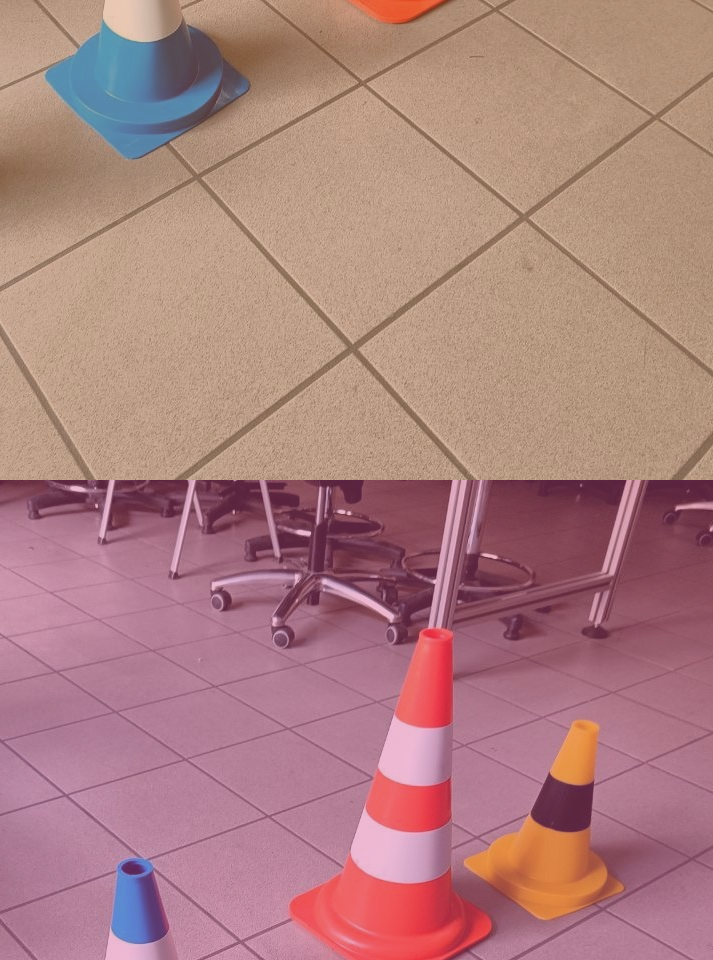
#> input picture project1/corrupted.png, 713 x 960 px
$ jupyter execute p1.ipynb   (shell and % lines are left out)
#> lines starting #> are read from the running program, lines starting #| are printed output that depends on the picture; after the words box and inside, x2 and y2 are one past the last pixel; in counts of white or black regions, pixels touching at a corner belong together
[cell 1]
import os
import cv2
import common
import numpy as np
from matplotlib import pyplot as plt
from skimage import img_as_float
from pathlib import Path

[cell 2]
def imshow_all(*images, titles=None, axis=None):
    images = [img_as_float(img) for img in images]

    if titles is None:
        titles = [''] * len(images)
    vmin = min(map(np.min, images))
    vmax = max(map(np.max, images))
    ncols = len(images)
    height = 5
    width = height * len(images)
    fig, axes = plt.subplots(nrows=1, ncols=ncols,
                             figsize=(width, height))
    if len(images)>1:
        for ax, img, label in zip(axes.ravel(), images, titles):
            ax.imshow(img, vmin=vmin, vmax=vmax)
            if axis is not None:
                ax.axis('off')
            ax.set_title(label)
    else:
        plt.imshow(images[0])

def cb(*images, cvtColor=None):
    for img in images:
        return cv2.cvtColor(img, cv2.COLOR_BGR2RGB)
def ch(*images, cvtColor=None):
    for img in images:
        return cv2.cvtColor(img, cv2.COLOR_BGR2HSV)
def cbgr(*images, cvtColor=None):
    for img in images:
        return cv2.cvtColor(img, cv2.COLOR_RGB2BGR)
def cg(*images, cvtColor=None):
    for img in images:
        return cv2.cvtColor(img, cv2.COLOR_BGR2GRAY)
def cbg(*images, cvtColor=None):
    for img in images:
        return cb(cg(cb(img)))

[cell 3]
# ORIGINALE
#   Y=541 X=128: [250, 158,  3]  --> conetto azzurro
#                [200, 144,  50]
#   Y=267 X=564: [40, 195, 240]  --> conetto aranc
#                [50, 166, 200]

def ff2(_img0,_a):
    _img = _img0.copy()
    (h,w) = _img.shape[0:2]
    for y in range(h):
        for x in range(w):
            _img[y,x] = _img[y,x] - _a
    return _img


img0 = cb(cv2.imread('corrupted.png'))
#> the loop in cb, `for img in images:` made 1 pass
(h,w)= img0.shape[0:2]
#> h = 960; w = 713
i8 = img0[int(h/2):h,0:w]
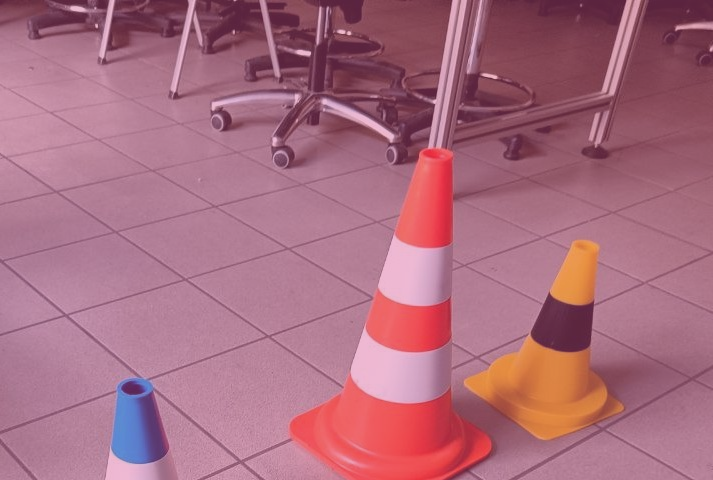
#> i8: shape (480, 713, 3); mean R, G, B 169.5, 108.4, 127.4
i9 = img0[0:int(h/2),0:w]
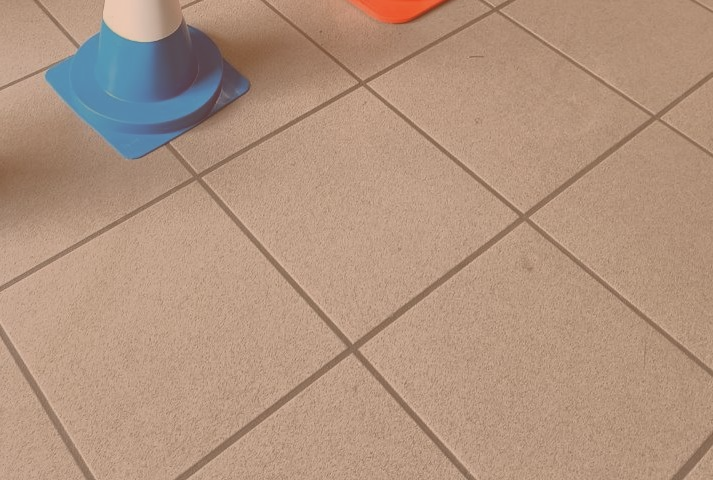
#> i9: shape (480, 713, 3); mean R, G, B 177.1, 147.8, 127.3
img2 = cv2.vconcat([i8, i9])
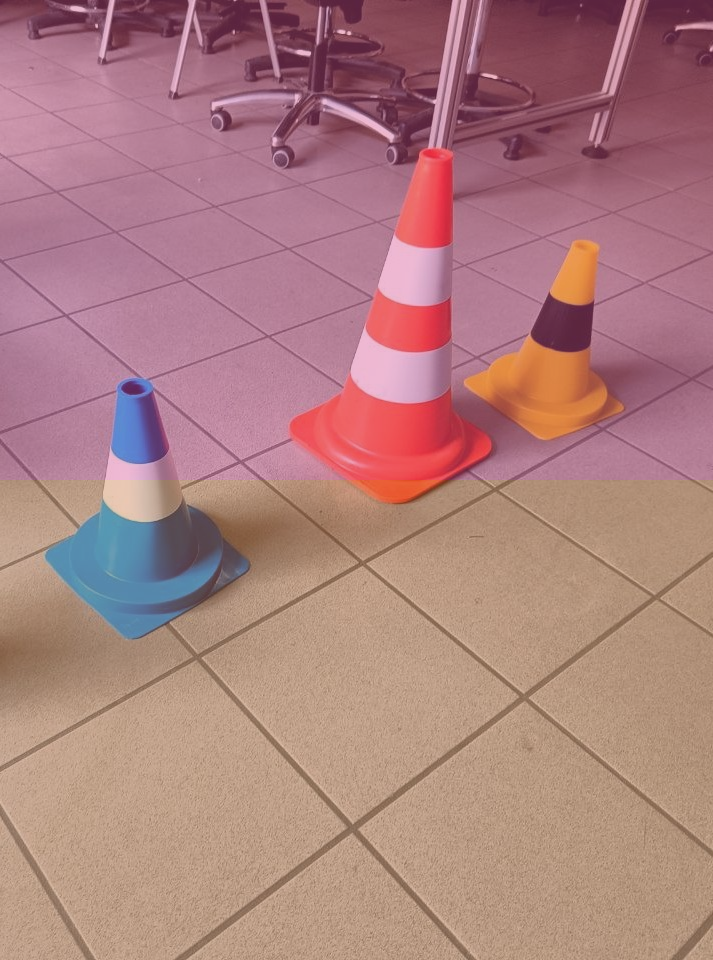
#> img2: shape (960, 713, 3); mean R, G, B 173.3, 128.1, 127.3

a1 = cbgr(img2)[541,128] - [200, 144,  50]
#> a1 = [-23, -1, 37]
a2 = cbgr(img2)[267,564] - [50, 166, 200]
#> a2 = [36, -16, 31]

i8cc = ff2(i8,np.flip(a2))
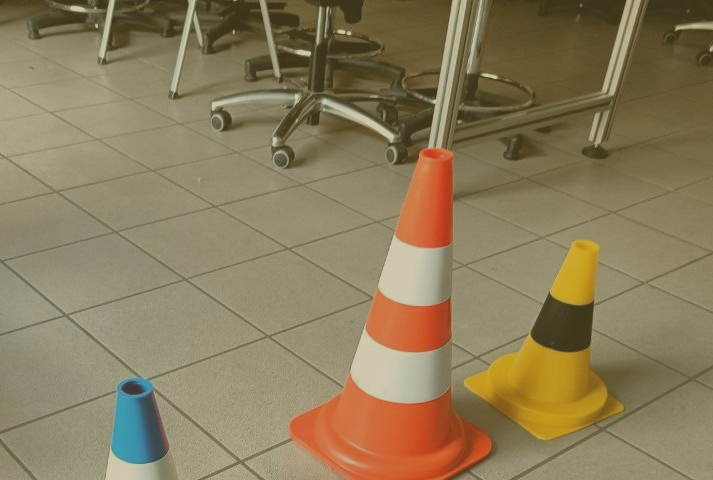
#> i8cc: shape (480, 713, 3); mean R, G, B 138.5, 124.4, 91.4
i9cc = ff2(i9,np.flip(a1))
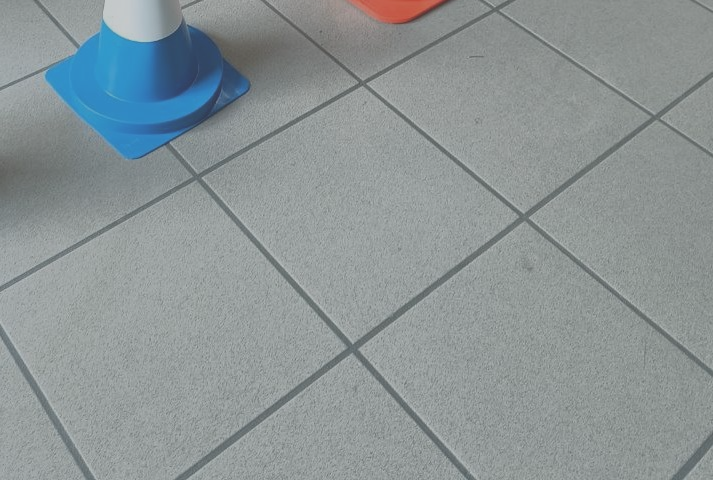
#> i9cc: shape (480, 713, 3); mean R, G, B 140.1, 148.8, 150.3

img2cc = cv2.vconcat([i8cc, i9cc])
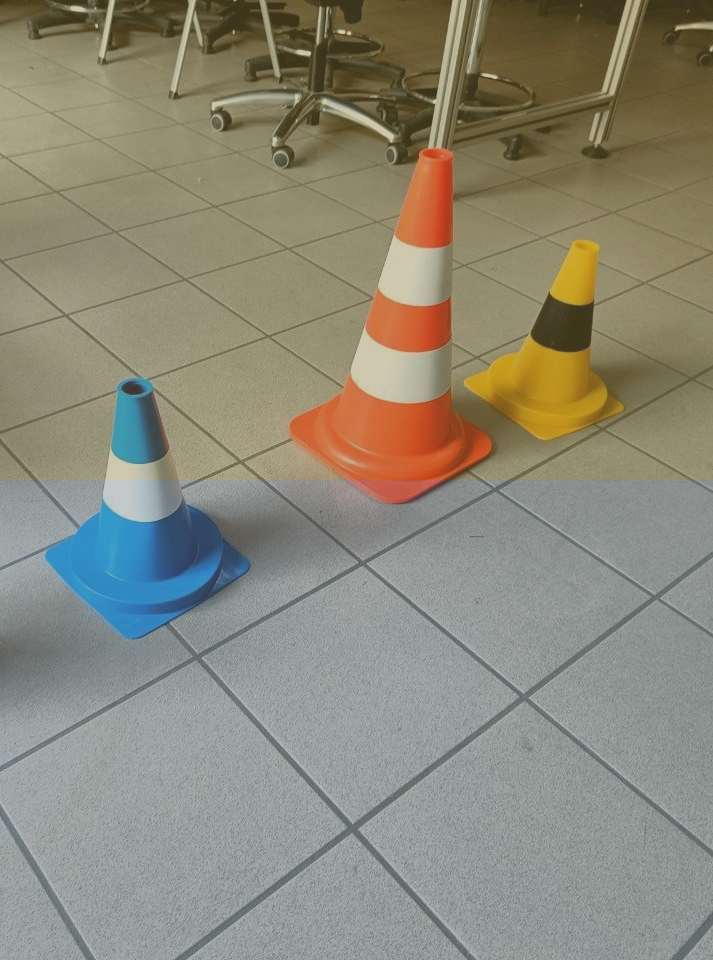
#> img2cc: shape (960, 713, 3); mean R, G, B 139.3, 136.6, 120.8

cv2.imwrite("output1.png", cb(img2cc))

imshow_all(img0, img2,img2cc)

[cell 4]
image = None
image = cb(img2cc.copy())

# Convert image to HSV color space
hsv = cv2.cvtColor(image, cv2.COLOR_BGR2HSV)
#> hsv: shape (960, 713, 3); mean H, S, V 54.5, 54.9, 145.5

# Define lower and upper bounds for cones colors in HSV space
o1 = np.array([0, 20, 160])
o2 = np.array([20, 225, 250])

b1 = np.array([90, 50, 50])
b2 = np.array([130, 255, 255])

y1 = np.array([12, 202, 149])
y2 = np.array([32, 222, 229])

def cones3(_hsv,_color,_low1,_up1):
    #(h,w)= _hsv.shape[0:2]
#> called with _color = 'orange', _low1 = array of shape (3,), _up1 = array of shape (3,)
    mask = cv2.inRange(_hsv, _low1, _up1)
#> mask: shape (960, 713); 3.5% white; 93 white regions (81 under 20 px), largest, box (x1, y1, x2, y2) and area: (283, 371, 491, 503) 14716, (393, 145, 453, 253) 4577, (363, 287, 448, 356) 3964

    # remove noise and refine the mask
    kernel = np.ones((5, 5), np.uint8)
    mask = cv2.morphologyEx(mask, cv2.MORPH_OPEN, kernel)
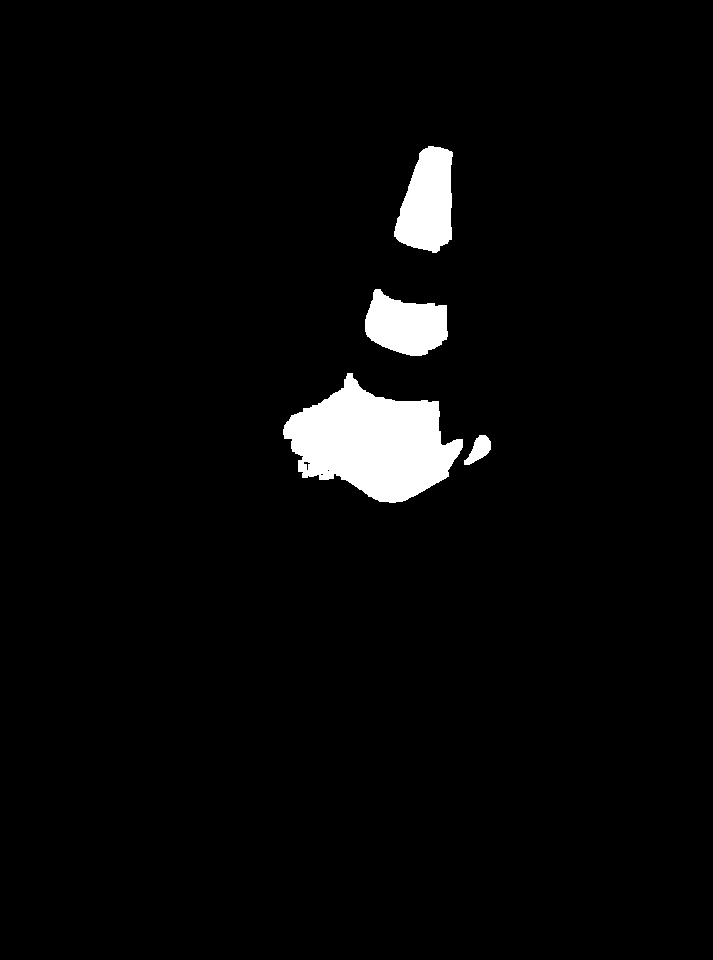
#> mask: shape (960, 713); 3.3% white; 4 white regions

    contours, _ = cv2.findContours(mask, cv2.RETR_EXTERNAL, cv2.CHAIN_APPROX_SIMPLE)
#> contours = 4 contours; box (x1, y1, x2, y2) and area: (283, 373, 463, 503) 13703, (394, 146, 453, 253) 4402, (365, 289, 448, 356) 3778, (464, 435, 491, 465) 395
    bounding_rectangles = [cv2.boundingRect(contour) for contour in contours]
#> bounding_rectangles = [(464, 435, 27, 30), (283, 373, 180, 130), (365, 289, 83, 67), (394, 146, 59, 107)]

    # Draw bounding rectangles around detected cones
    #for x, y, w, h in bounding_rectangles:
        #cv2.rectangle(image, (x, y), (x + w, y + h), (0, 0, 255), 2)  # Draw rectangle around cone

    # coordinates of the bounding rectangle that covers all smaller rectangles.
    x_min = min(rect[0] for rect in bounding_rectangles)
#> x_min = 283
    y_min = min(rect[1] for rect in bounding_rectangles)
#> y_min = 146
    x_max = max(rect[0] + rect[2] for rect in bounding_rectangles)
#> x_max = 491
    y_max = max(rect[1] + rect[3] for rect in bounding_rectangles)
#> y_max = 503
    coord1 = [x_min,y_min,x_max,y_max]
#> coord1 = [283, 146, 491, 503]
    coord1_string = "(" + ", ".join(str(item) for item in coord1) + ")"

    with open("results1.txt", "a") as file:
        file.write("%s cone: %s\n" % (_color ,coord1_string))

    # Draw the bigger rectangle
    cv2.rectangle(image, (x_min, y_min), (x_max, y_max), (0, 255, 0), 2)
#> image: shape (960, 713, 3); mean R, G, B 120.3, 137.2, 138.6

cones3(hsv,"orange",o1,o2)
cones3(hsv,"blue",b1,b2)
#> in cones3 (call 2), `mask = cv2.inRange(_hsv, _low1, _up1)`: mask: shape (960, 713); 3% white; 3 white regions (1 under 20 px), largest, box (x1, y1, x2, y2) and area: (43, 499, 251, 641) 17424, (111, 378, 161, 464) 3103
#> in cones3 (call 2), `mask = cv2.morphologyEx(mask, cv2.MORPH_OPEN, kernel)`: mask: shape (960, 713); 3% white; 2 white regions
#> in cones3 (call 2), `contours, _ = cv2.findContours(mask, cv2.RETR_EXTERNAL, cv2.CHAIN_APPR..`: contours = 2 contours; box (x1, y1, x2, y2) and area: (43, 501, 250, 641) 17175, (112, 378, 161, 464) 2925
#> in cones3 (call 2), `cv2.rectangle(image, (x_min, y_min), (x_max, y_max), (0, 255, 0), 2)`: image: shape (960, 713, 3); mean R, G, B 119.8, 137.7, 138
cones3(hsv,"yellow",y1,y2)
#> call 3 of cones3, with _color = 'yellow', _low1 = array of shape (3,), _up1 = array of shape (3,)
#> in cones3 (call 3), `mask = cv2.inRange(_hsv, _low1, _up1)`: mask: shape (960, 713); 1.3% white; 9 white regions (6 under 20 px), largest, box (x1, y1, x2, y2) and area: (467, 345, 605, 438) 7165, (555, 243, 596, 303) 1589, (615, 405, 620, 411) 20
#> in cones3 (call 3), `mask = cv2.morphologyEx(mask, cv2.MORPH_OPEN, kernel)`: mask: shape (960, 713); 1.2% white; 2 white regions
#> in cones3 (call 3), `contours, _ = cv2.findContours(mask, cv2.RETR_EXTERNAL, cv2.CHAIN_APPR..`: contours = 2 contours; box (x1, y1, x2, y2) and area: (469, 346, 605, 437) 6798, (556, 243, 595, 303) 1428
#> in cones3 (call 3), `bounding_rectangles = [cv2.boundingRect(contour) for contour in contou..`: bounding_rectangles = [(469, 346, 136, 91), (556, 243, 39, 60)]
#> in cones3 (call 3), `x_min = min(rect[0] for rect in bounding_rectangles)`: x_min = 469
#> in cones3 (call 3), `y_min = min(rect[1] for rect in bounding_rectangles)`: y_min = 243
#> in cones3 (call 3), `x_max = max(rect[0] + rect[2] for rect in bounding_rectangles)`: x_max = 605
#> in cones3 (call 3), `y_max = max(rect[1] + rect[3] for rect in bounding_rectangles)`: y_max = 437
#> in cones3 (call 3), `coord1 = [x_min,y_min,x_max,y_max]`: coord1 = [469, 243, 605, 437]
#> in cones3 (call 3), `cv2.rectangle(image, (x_min, y_min), (x_max, y_max), (0, 255, 0), 2)`:
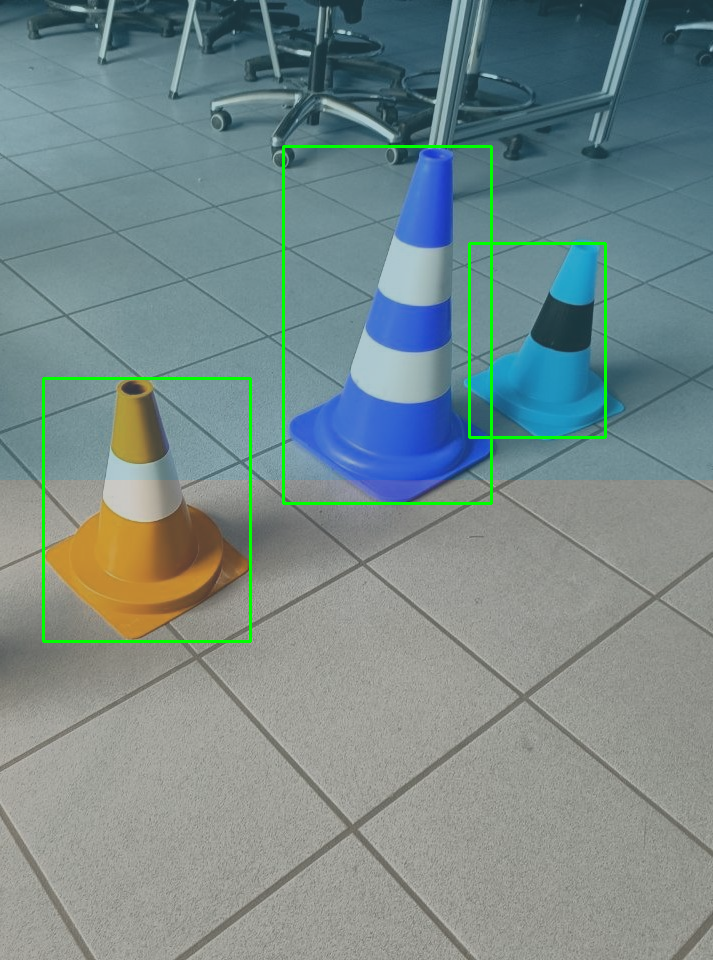
#> image: shape (960, 713, 3); mean R, G, B 119.6, 138, 137.6

plt.imshow(cb(image))
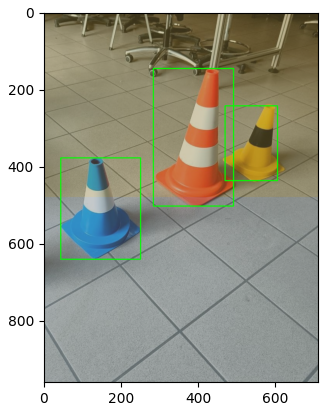
#> figure drawn by matplotlib, 1 panel; B, G, R data is drawn as R, G, B
